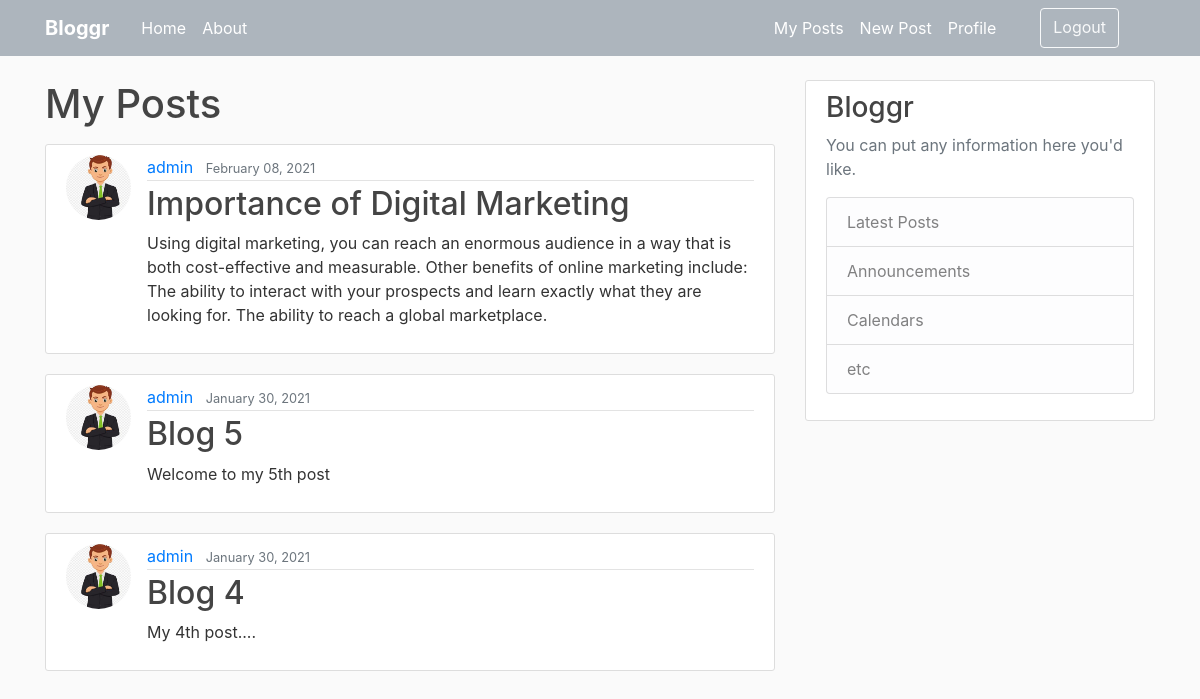
Screenshot of /user/myposts/ (signed in) with the database file from the repository.
### blog_app/models.py (models this page shows, shortened)
class Post(models.Model):
    title = models.CharField(max_length = 100)
    content = models.TextField()
    date_posted = models.DateTimeField(default=timezone.now)
    author = models.ForeignKey(User, on_delete = models.CASCADE, null = True)

### users/models.py (models this page shows, shortened)
class Profile(models.Model):
    user = models.OneToOneField(User, on_delete = models.CASCADE)
    image = models.ImageField(default = 'default.jpg', upload_to = '_profile_pics')

### blog_app/views.py (the view)
# urls.py: path('user/myposts/', views.my_posts, name='my-posts')
@login_required
def my_posts(request):
    user = request.user
    posts = Post.objects.filter(author=user).order_by('-date_posted')
    page = request.GET.get('page', 1)
    paginator = Paginator(posts, 3)
    try:
        posts = paginator.page(page)
    except PageNotAnInteger:
        posts = paginator.page(1)
    except EmptyPage:
        posts = paginator.page(paginator.num_pages)
    return render(request, 'blog_app/my_posts.html', {'posts': posts})

### blog_app/templates/blog_app/my_posts.html (shortened to what this page needs)
{%  extends "blog_app/base.html" %}
{%  block content %}
  <h1 class = "mb-3">My Posts</h1>
  {% for post in posts %}
    <article class="media content-section">
      <img class="rounded-circle article-img" src="{{ post.author.profile.image.url }}">
      <div class="media-body">
        <div class="article-metadata">
          <a class="mr-2" href="{% url 'user-posts' post.author.username %}">{{ post.author }}</a>
          <small class="text-muted">{{ post.date_posted|date:"F d, Y" }}</small>
        </div>
        <h2><a class="article-title" href="{% url 'post-detail' post.id %}">{{ post.title }}</a></h2>
        <p class="article-content">{{ post.content }}</p>
      </div>
    </article>
  {% endfor %}
{% endblock content %}

### blog_app/static/blog_app/main2.css (style rules this page uses)
body { background: #fafafa; color: #333333; margin-top: 5rem; }
h1, h2, h3, h4, h5, h6 { color: #444444; }
.content-section { background: #ffffff; padding: 10px 20px; border: 1px solid #dddddd; border-radius: 3px; margin-bottom: 20px; }
.article-title { color: #444444; }
.article-content { white-space: pre-line; }
.article-img { height: 65px; width: 65px; margin-right: 16px; }
.article-metadata { padding-bottom: 1px; margin-bottom: 4px; border-bottom: 1px solid #e3e3e3 }

### rows the page displays
Post: author.profile.image (picture), author "admin", date_posted "February 08, 2021", title "Importance of Digital Marketing", content "Using digital marketing, you can reach an enormous audience in a way that is both cost-effective and measurable. Other benefits of online marketing include: The ability to interact with your prospects and learn exactly what they are looking for. The ability to reach a global marketplace."
Post: author.profile.image (picture), author "admin", date_posted "January 30, 2021", title "Blog 5", content "Welcome to my 5th post"
Post: author.profile.image (picture), author "admin", date_posted "January 30, 2021", title "Blog 4", content "My 4th post...."
